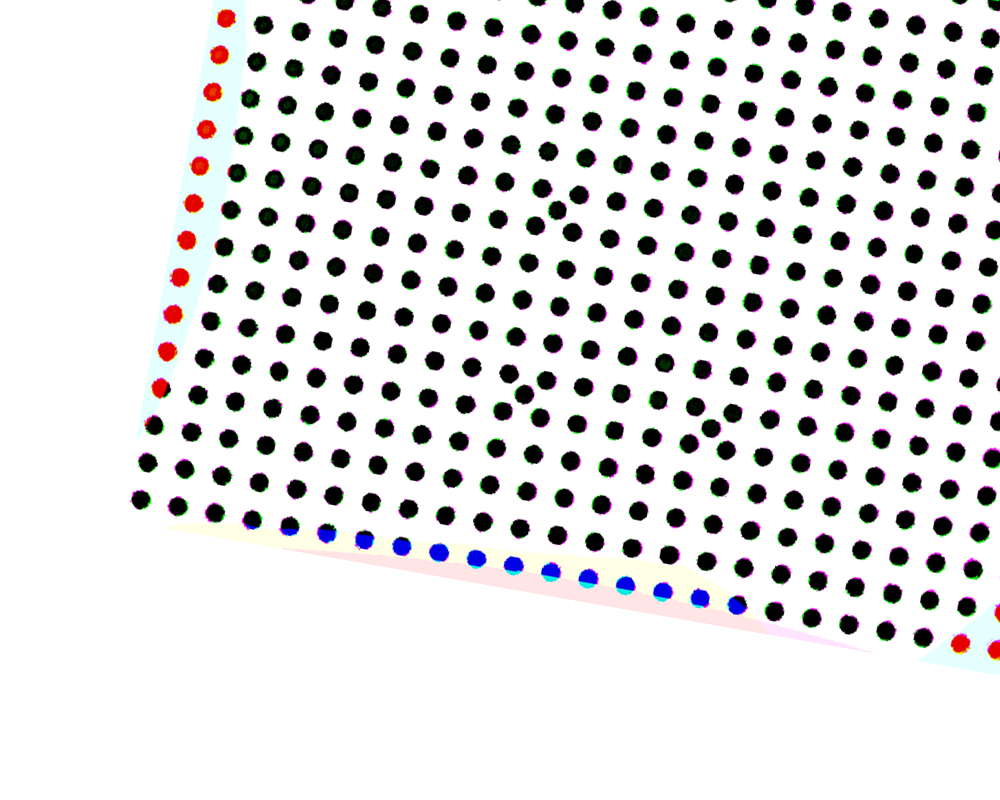
//> input picture image.png, 1000 x 800 px
$ ./find_points image.png   (built with g++ and OpenCV 4)
//> lines starting //> are read from the running program, lines starting //| are printed output that depends on the picture; after the words box and inside, x2 and y2 are one past the last pixel; in counts of white or black regions, pixels touching at a corner belong together
/*
The image.png is made up of a regular points grid with three special points.
Please write a C/C++ function that finds all points in the calibration image.

Your solution will be evaluated on efficiency, coding style, readability, and
correctness. In addition to correct results and time taken, optimal code is a
significant factor in determining your grade.

Assume that this is for the PC platform.
*/

#include "opencv2/highgui.hpp"
#include "opencv2/imgcodecs.hpp"
#include "opencv2/imgproc.hpp"

#include <cmath>
#include <iostream>
#include <unordered_map>
#include <vector>

struct Point {
  int x;
  int y;
};

void remove_repeated(std::vector<Point> &data) {
  data.erase(std::unique(data.begin(), data.end(),
                         [](const Point &lhs, const Point &rhs) {
                           return lhs.x == rhs.x && lhs.y == rhs.y;
                         }),
             data.end());
}
void sort_points(std::vector<Point> &points, bool sort_on_x = true) {
  sort_on_x ? std::sort(points.begin(), points.end(),
                        [](const Point &lhs, const Point &rhs) {
                          return lhs.x < rhs.x;
                        })
            : std::sort(points.begin(), points.end(),
                        [](const Point &lhs, const Point &rhs) {
                          return lhs.y < rhs.y;
                        });
}

double distance(const Point &p1, const Point &p2) {
  return sqrt(pow(p1.x - p2.x, 2) + pow(p1.y - p2.y, 2));
}

void find_points(std::vector<Point> &regular_points,
                 std::vector<Point> &special_points) {

  sort_points(regular_points);
  Point p0 = regular_points[0];
  Point p1 = regular_points.back();
  std::cout << "p0: " << p0.x << " " << p0.y << std::endl;
  std::cout << "p1: " << p1.x << " " << p1.y << std::endl;

  sort_points(regular_points, false);
  Point p2 = regular_points[0];
  Point p3 = regular_points.back();
  std::cout << "p2: " << p2.x << " " << p2.y << std::endl;
  std::cout << "p3: " << p3.x << " " << p3.y << std::endl;

  // Coordinates Rotation
  double a = p3.y - p0.y;
  double b = p3.x - p0.x;
  double h = distance(p3, p0);
  double sin_theta = a / h;
  double cos_theta = b / h;

  std::cout << "a: " << a << "b: " << b << "h: " << h
            << " sin_theta: " << sin_theta << " cos_theta: " << cos_theta
            << std::endl;

  std::vector<Point> normalized_points;
  for (auto &p : regular_points) {
    int x = p.x;
    int y = p.y;
    x = x * cos_theta + y * sin_theta;
    y = -x * sin_theta + y * cos_theta;
    p = Point{x, y};
    normalized_points.push_back(p);
  }

  sort_points(normalized_points);
  int min_x = normalized_points[0].x;
  int min_y = -p1.x * sin_theta + p1.y * cos_theta;
  cv::Mat img(800, 1000, CV_8UC3, cv::Scalar(255, 255, 255));
  for (int i = 0; i < normalized_points.size(); i++) {
    Point p = normalized_points[i];
    int norm_x = p.x - min_x;
    int norm_y = p.y - min_y;
    normalized_points[i] = Point{norm_x, norm_y};
    cv::circle(img, cv::Point(norm_x, norm_y), 3, cv::Scalar(0, 0, 255), -1, 8,
               0);
  }

  bool first_visit = true;
  int last_interval = 0;
  bool half_interval = false;
  for (int i = 1; i < normalized_points.size() - 1; i++) {
    int interval = normalized_points[i].x - normalized_points[i - 1].x;
    if (interval > 10) {
      // Setting up last_interval for the first time
      if (first_visit) {
        last_interval = interval;
        first_visit = false;
      } else {
        // Unusual interval change
        if ((last_interval - interval) > 10) {
          special_points.push_back(normalized_points[i]);
          half_interval = true;
        } else {
          half_interval = false;
        }
        last_interval = interval;
      }
    } else if (half_interval) {
      if ((last_interval - interval) < -10) {
        half_interval = false;
      }
      special_points.push_back(normalized_points[i]);
    }
  }

  for (int i = 0; i < special_points.size(); i++) {
    int px = special_points[i].x;
    int py = special_points[i].y;
    cv::circle(img, cv::Point(px, py), 5, cv::Scalar(0, 0, 0), -1, 8, 0);
  }

  // Show in a window
  cv::namedWindow("Normalized Points", cv::WINDOW_AUTOSIZE);
  cv::imshow("Normalized Points", img);
  cv::waitKey(0);
}

void find_contours(cv::Mat &image_gray, std::vector<Point> &points) {
  cv::Mat canny_output;
  std::vector<std::vector<cv::Point>> contours;
  std::vector<cv::Vec4i> hierarchy;

  int thresh = 50;
  // Detect edges using canny
  Canny(image_gray, canny_output, thresh, thresh * 2, 3);
  // Find contours
  findContours(canny_output, contours, hierarchy, cv::RETR_TREE,
               cv::CHAIN_APPROX_SIMPLE, cv::Point(0, 0));

  // Draw contours
  cv::RNG rng(12345);
  cv::Mat drawing = cv::Mat::zeros(canny_output.size(), CV_8UC3);
  for (int i = 0; i < contours.size(); i++) {
    double area = cv::contourArea(contours[i]);
    // Filter out small circles
    if (area < 100)
      continue;

    // Find moment of the circle
    cv::Moments m = cv::moments(contours[i]);
    int x = int(m.m10 / m.m00);
    int y = int(m.m01 / m.m00);

    if (x < 0 || y < 0)
      std::cerr << "Error: Negative value " << x << " " << y << std::endl;

    Point p{x, y};
    points.push_back(p);

    cv::drawContours(drawing, contours, i, cv::Scalar(255, 0, 255), 2, 8,
                     hierarchy, 0, cv::Point());
    cv::circle(drawing, cv::Point(x, y), 3, cv::Scalar(0, 255, 0), -1, 8, 0);
  }

  remove_repeated(points);
  sort_points(points);
  cv::Point p0(points[0].x, points[0].y);
  cv::Point p1(points.back().x, points.back().y);

  sort_points(points, false);
  cv::Point p2(points[0].x, points[0].y);
  cv::Point p3(points.back().x, points.back().y);

  cv::circle(drawing, p0, 10, cv::Scalar(255, 255, 0), -1, 8, 0);
  cv::circle(drawing, p1, 10, cv::Scalar(255, 255, 0), -1, 8, 0);
  cv::circle(drawing, p2, 10, cv::Scalar(255, 255, 0), -1, 8, 0);
  cv::circle(drawing, p3, 10, cv::Scalar(255, 255, 0), -1, 8, 0);

  // Show in a window
  cv::namedWindow("Contours", cv::WINDOW_AUTOSIZE);
  cv::imshow("Contours", drawing);
  cv::waitKey(0);
}

int main(int argc, char **argv) {
  if (argc != 2) {
    printf("usage: DisplayImage.out <Image_Path>\n");
    return -1;
  }
  cv::Mat image = imread(argv[1], cv::IMREAD_COLOR);
//> image is the input picture: 800 rows x 1000 cols, CV_8UC3; mean B, G, R 223.9, 223.4, 224

  if (!image.data) {
    printf("No image data \n");
    return -1;
  }
  std::cout << "Rows: " << image.rows << "Columns: " << image.cols << std::endl;
//| Rows: 800Columns: 1000

  cv::Mat gray, out;
  cvtColor(image, gray, cv::COLOR_BGR2GRAY);
  medianBlur(gray, gray, 5);
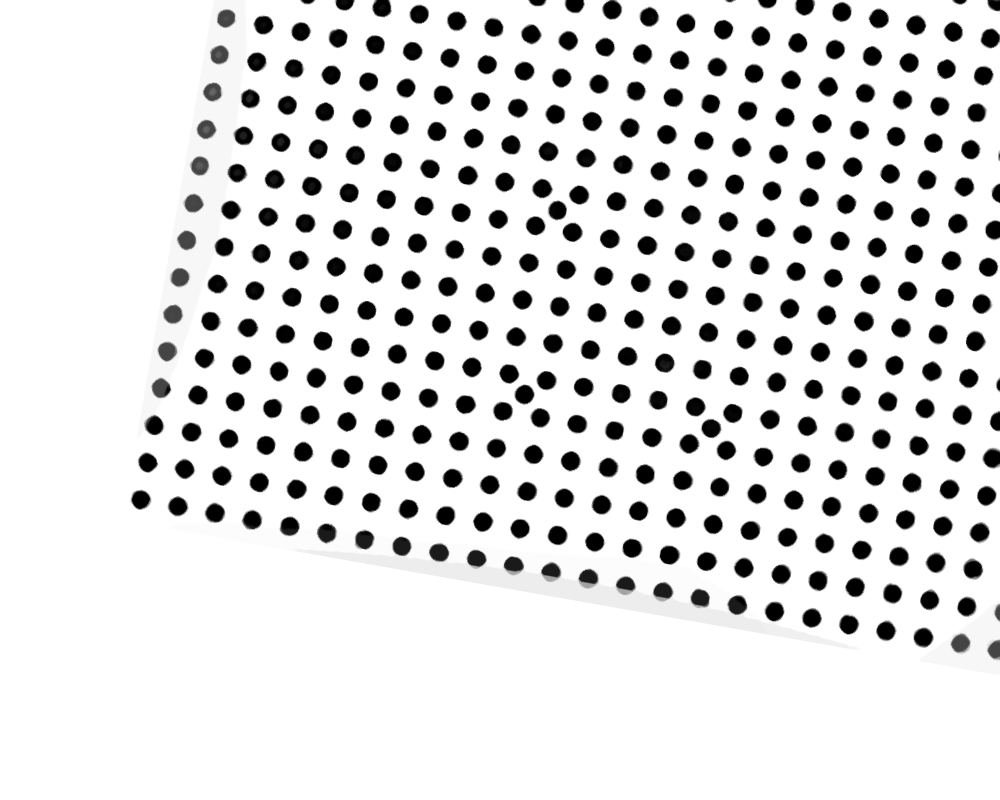
//> gray: 800 rows x 1000 cols, CV_8UC1; min 0, max 255, mean 224.5

  std::vector<Point> points, special_points;
  find_contours(gray, points);
//> in find_contours, `Canny(image_gray, canny_output, thresh, thresh * 2, 3);`:
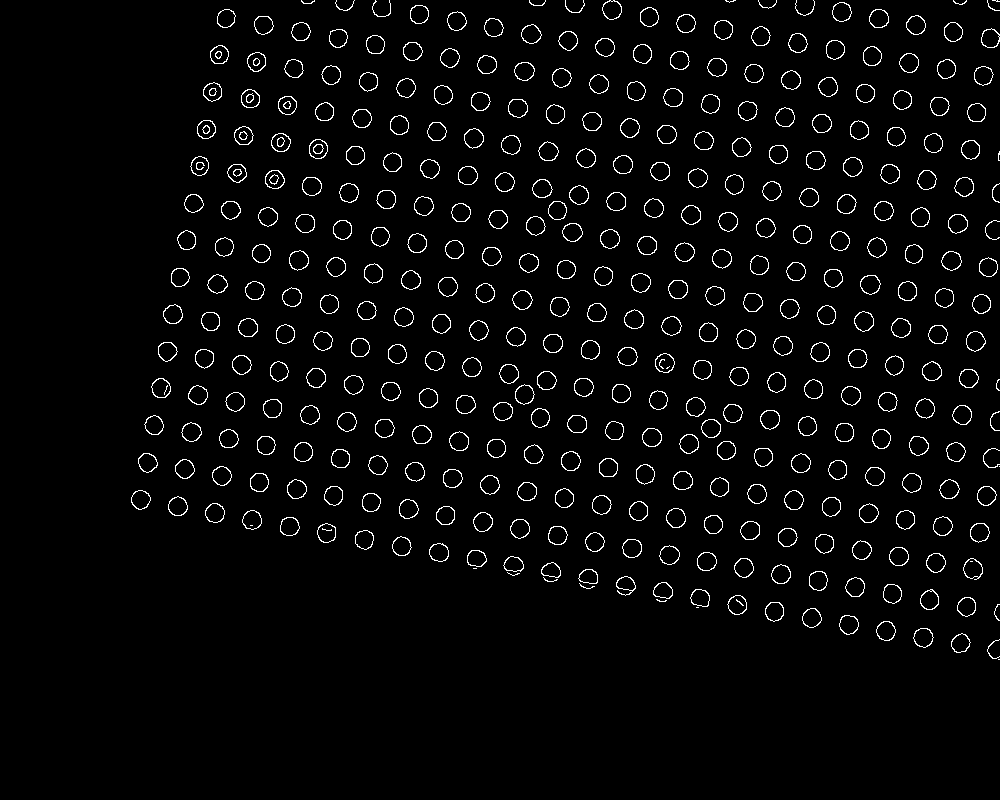
//> canny_output: 800 rows x 1000 cols, CV_8UC1; 3.1% white in thin lines or dots, all inside (x1, y1, x2, y2) = (131, 0, 1000, 660)
//> in find_contours, `findContours(canny_output, contours, hierarchy, cv::RETR_TREE, cv::CHA..`: contours = 748 contours, 36 with area under 20; largest, box (x1, y1, x2, y2) and area: (860, 275, 881, 295) 295, (854, 311, 874, 332) 294, (289, 250, 309, 271) 292, (666, 508, 686, 528) 290, (561, 451, 581, 471) 290
//> the loop in find_contours, `for (int i = 0; i < contours.size(); i++)` made 748 passes
//> (area, x, y) on passes 3, 4, 5, 6, 7, 8, 9, 10, 11, 12, 15, 16: (264.5, 960, 642), (245.5, 960, 642), (287, 922, 637), (270, 922, 637), (282.5, 885, 630), (264.5, 885, 630), (284.5, 848, 624), (267.5, 848, 624), (277.5, 811, 617), (260.5, 811, 617), (280.5, 774, 611), (261.5, 774, 611)
//> after the loop in find_contours, `for (int i = 0; i < contours.size(); i++)`:
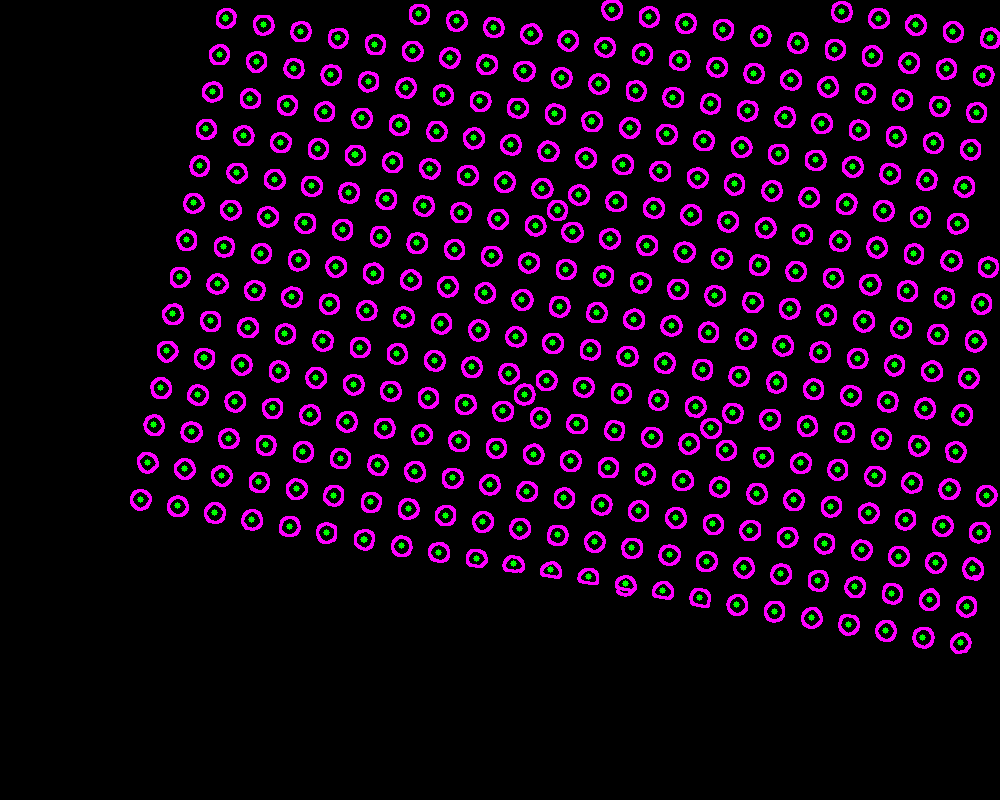
//> drawing: 800 rows x 1000 cols, CV_8UC3; mean B, G, R 24.1, 3.2, 24.1
//> after the loop in find_contours, `for (int i = 0; i < contours.size(); i++)`: points = 690 items
//> in remove_repeated, `data.erase(std::unique(data.begin(), data.end(), [](const Point &lhs, ..`: data = 363 items
//> in find_contours, `cv::Point p0(points[0].x, points[0].y);`: p0 = Point(140, 499)
//> in find_contours, `cv::Point p1(points.back().x, points.back().y);`: p1 = Point(990, 37)
//> in find_contours, `cv::Point p2(points[0].x, points[0].y);`: p2 = Point(611, 9)
//> in find_contours, `cv::Point p3(points.back().x, points.back().y);`: p3 = Point(960, 642)
//> in find_contours, `cv::circle(drawing, p0, 10, cv::Scalar(255, 255, 0), -1, 8, 0);`: drawing: 800 rows x 1000 cols, CV_8UC3; 317 pixels changed, all inside (x1, y1, x2, y2) = (130, 489, 151, 510)
//> in find_contours, `cv::circle(drawing, p1, 10, cv::Scalar(255, 255, 0), -1, 8, 0);`: drawing: 800 rows x 1000 cols, CV_8UC3; mean B, G, R 24.2, 3.4, 24
//> in find_contours, `cv::circle(drawing, p2, 10, cv::Scalar(255, 255, 0), -1, 8, 0);`:
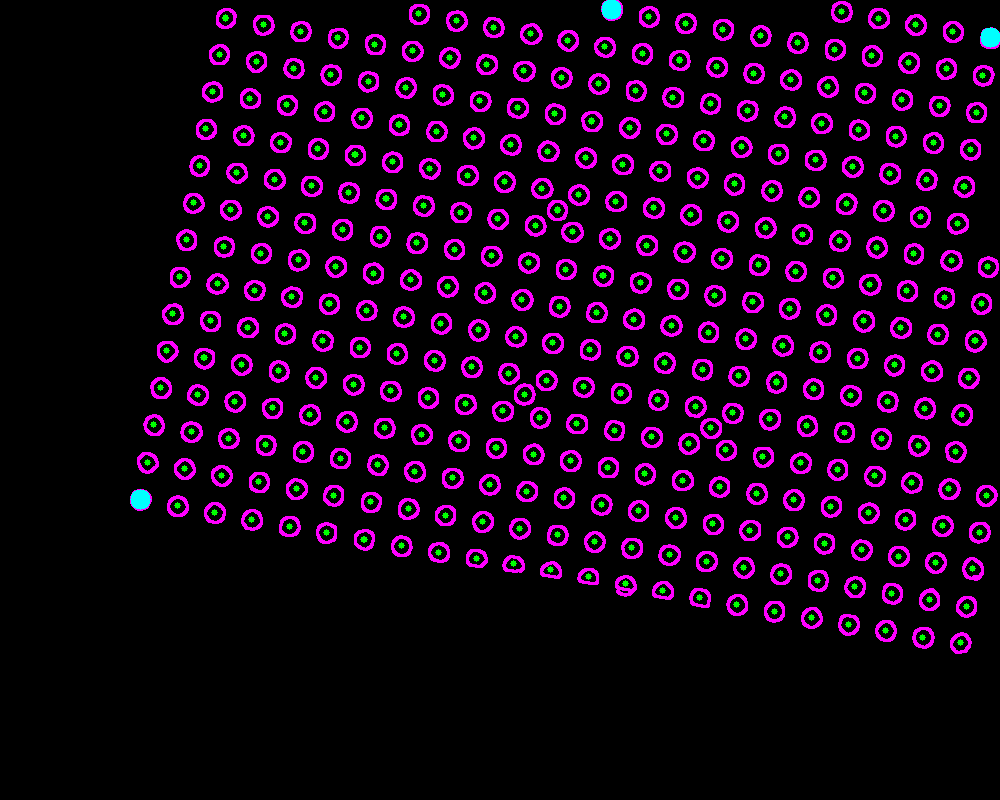
//> drawing: 800 rows x 1000 cols, CV_8UC3; mean B, G, R 24.2, 3.5, 23.9
//> in find_contours, `cv::circle(drawing, p3, 10, cv::Scalar(255, 255, 0), -1, 8, 0);`: drawing: 800 rows x 1000 cols, CV_8UC3; 317 pixels changed, all inside (x1, y1, x2, y2) = (950, 632, 971, 653)
//> points = 363 items
  find_points(points, special_points);
//| p0: 140 499
//| p1: 990 37
//| p2: 611 9
//| p3: 960 642
//> in find_points, `double a = p3.y - p0.y;`: a = 143
//> in find_points, `double b = p3.x - p0.x;`: b = 820
//> in find_points, `double h = distance(p3, p0);`: h = 832.4
//> in find_points, `double sin_theta = a / h;`: sin_theta = 0.172
//> in find_points, `double cos_theta = b / h;`: cos_theta = 0.985
//| a: 143b: 820h: 832.376 sin_theta: 0.171797 cos_theta: 0.985132
//> the loop in find_points, `for (auto &p : regular_points)` made 363 passes
//> (x, y) on passes 1 to 3: (603, -94), (830, -131), (414, -58)
//> after the loop in find_points, `for (auto &p : regular_points)`: normalized_points = 363 items
//> in find_points, `int min_x = normalized_points[0].x;`: min_x = 223
//> in find_points, `int min_y = -p1.x * sin_theta + p1.y * cos_theta;`: min_y = -133
//> the loop in find_points, `for (int i = 0; i < normalized_points.size(); i++)` made 363 passes
//> (norm_x, norm_y) on passes 1 to 3: (0, 512), (0, 439), (0, 220)
//> after the loop in find_points, `for (int i = 0; i < normalized_points.size(); i++)`:
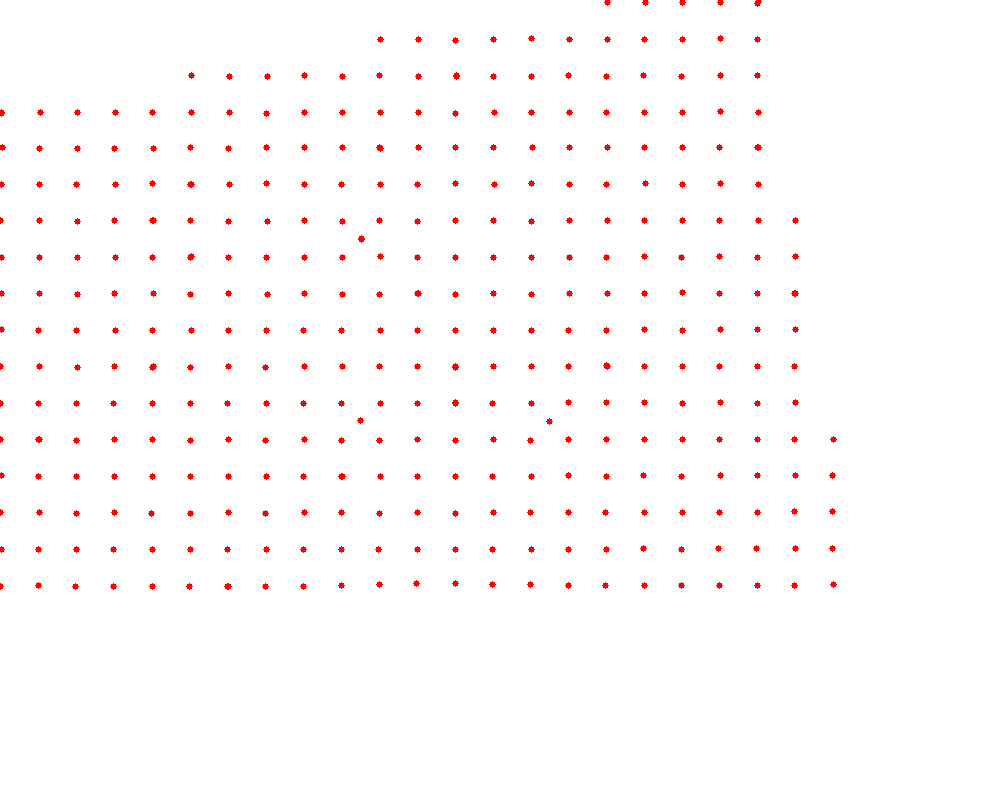
//> img: 800 rows x 1000 cols, CV_8UC3; mean B, G, R 251.8, 251.8, 255
//> the loop in find_points, `for (int i = 1; i < normalized_points.size() - 1; i++)` made 361 passes
//> interval on passes 1 to 3: 0, 0, 0
//> the loop in find_points, `for (int i = 0; i < special_points.size(); i++)` made 4 passes
//> after the loop in find_points, `for (int i = 0; i < special_points.size(); i++)`: img: 800 rows x 1000 cols, CV_8UC3; 254 pixels changed, all inside (x1, y1, x2, y2) = (355, 233, 555, 427)
}
